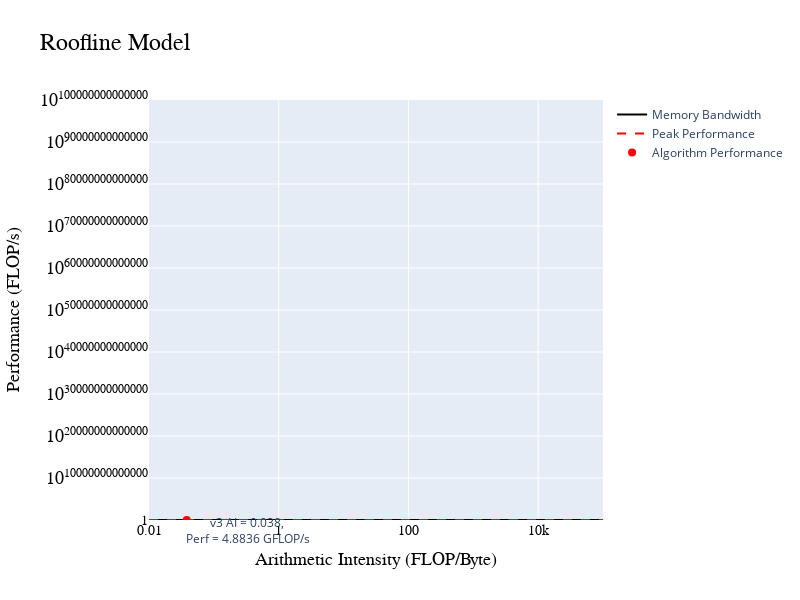

Here is the notebook cell this chart was saved with:
### Code cell
# Create a layout for the plot
layout = go.Layout(width=800, height=600,
                   xaxis=dict(type='log', title='Arithmetic Intensity (FLOP/Byte)',
                              titlefont=dict(family='Arial, sans-serif', size=18, color='black'),
                              tickfont=dict(family='Arial, sans-serif', size=14, color='black')),
                   yaxis=dict(type='log', title='Performance (FLOP/s)',
                              titlefont=dict(family='Arial, sans-serif', size=18, color='black'),
                              tickfont=dict(family='Arial, sans-serif', size=14, color='black'),
                              range=[1, 1e14]),
                   title='Roofline Model', titlefont=dict(family='Arial, sans-serif', size=24, color='black'),
                   annotations=[annotation, annotation2])

# Plot the roofline model using Plotly
fig = go.Figure(data=[scatter, horizontal_line, point], layout=layout)
fig.show()

### Figure 1 — Plotly figure (JSON) as saved in the notebook; plotly's stock layout.template omitted (floating-point values rounded to 4 significant figures)
{"data": [{"line": {"color": "black", "width": 2}, "mode": "lines", "name": "Memory Bandwidth", "type": "scatter", "x": [0.01, 0.1, 1, 10, 100, 1000, 10000, 100000], "y": [1280000000, 12800000000, 128000000000, 1280000000000, 12800000000000, 128000000000000, 1280000000000000, 12800000000000000]}, {"line": {"color": "red", "dash": "dash", "width": 2}, "mode": "lines", "name": "Peak Performance", "type": "scatter", "x": [0.01, 100000], "y": [13000000000, 13000000000]}, {"marker": {"color": "red", "size": 8}, "mode": "markers", "name": "Algorithm Performance", "type": "scatter", "x": [0.03815], "y": [4883584000]}], "layout": {"annotations": [{"arrowhead": 2, "ax": 0, "ay": -40, "showarrow": true, "text": "Peak Performance: 128.00 GFLOP/s", "x": 100000, "y": 128000000000}, {"arrowhead": 2, "ax": 60, "ay": 10, "showarrow": true, "text": "v3 AI = 0.038,<br> Perf = 4.8836 GFLOP/s", "x": -1.418, "y": 9.689}], "height": 600, "title": {"font": {"color": "black", "family": "Arial, sans-serif", "size": 24}, "text": "Roofline Model"}, "width": 800, "xaxis": {"tickfont": {"color": "black", "family": "Arial, sans-serif", "size": 14}, "title": {"font": {"color": "black", "family": "Arial, sans-serif", "size": 18}, "text": "Arithmetic Intensity (FLOP/Byte)"}, "type": "log"}, "yaxis": {"range": [1, 100000000000000], "tickfont": {"color": "black", "family": "Arial, sans-serif", "size": 14}, "title": {"font": {"color": "black", "family": "Arial, sans-serif", "size": 18}, "text": "Performance (FLOP/s)"}, "type": "log"}}}
